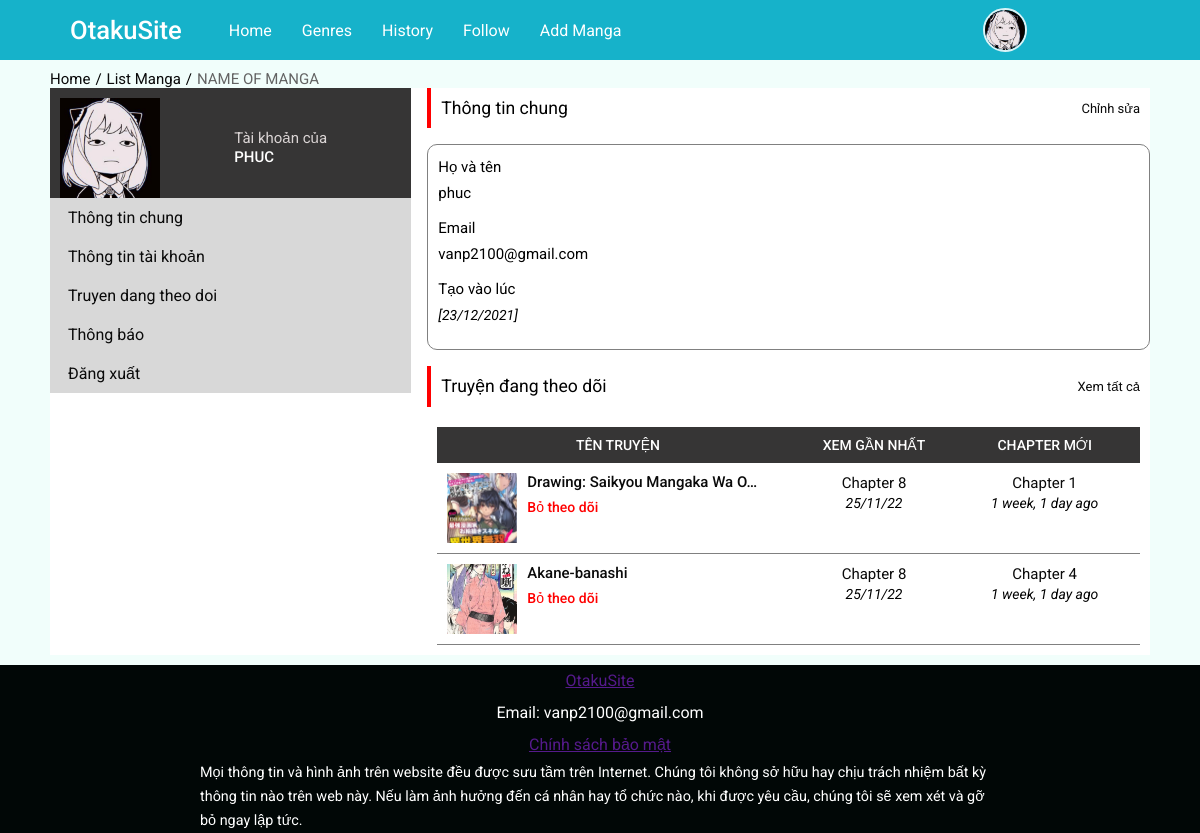
/otakusite/user_page/ (signed in), run on the app's committed database.
### base/models.py (models this page shows, shortened)
class Profile(models.Model):
    user = models.OneToOneField(User, on_delete = models.CASCADE)
    image = models.ImageField(upload_to='profile_picture/', default='default.jpg')

class MangaUpload(models.Model):
    title = models.CharField(max_length= 200)
    description = models.TextField(max_length = 1000)
    image = models.ImageField(upload_to='manga_images/')
    secondary_name = models.CharField(max_length = 200)
    tags = TaggableManager()
    updated = models.DateTimeField(auto_now = True)
    created = models.DateTimeField(auto_now_add = True)
    follower = models.ManyToManyField(User, related_name = 'manga_follows', blank = True, symmetrical=False)
    class Meta:
        ordering = ['-created', '-updated']

class Chapter(models.Model):
    manga = models.ForeignKey(MangaUpload, on_delete = models.CASCADE, related_name = 'chapters')
    chapter = models.IntegerField()
    name = models.CharField(max_length = 200, blank = True, null = True)
    created = models.DateTimeField(auto_now_add = True)
    class Meta:
        ordering = ['-created']
    def __str__(self):
        return f'{self.chapter}'

### base/views.py (the view, shortened to what this page needs)
# urls.py: path('user_page/', views.user_page, name = 'user-page'),
def user_page(request):
    tags = Tag.objects.all()
    return render(request, 'base/general-information.html', {'tags': tags})

### base/templates/base/general-information.html (shortened to what this page needs)
{% extends 'base/user_page.html' %}
{% block user-content %}
<div class="infomation-box-items">
    <div class="account-info">
        <div class="account-info-header">
            <p>Thông tin chung</p> <a href="{% url 'change-user-page' %}">Chỉnh sửa </a>
        </div>
        <div class="account-info-items-box">
            <div class="name-of-user">
                <p>Họ và tên</p> <p>{{user.username}}</p>
            </div>
            <div class="email-of-user">
                <p>Email</p> <p>{{user.email}}</p>
            </div>
            <div class="created-time-user">
                <p>Tạo vào lúc</p> <p class = "time">[23/12/2021]</p>
            </div>
        </div>
    </div>
    <div class="story-follow">
        <div class="story-follow-header">
            <p>Truyện đang theo dõi</p>
            <a href="">Xem tất cả </a>
        </div>
        <div class="story-now-follow">
            <div class="story-now-follow-header">
                <p>tên truyện</p>
                <p>xem gần nhất</p>
                <p>chapter mới</p>
            </div>
            {% for manga in user.manga_follows.all %}
            <div class="story-now-follow-items">
                <div class = "manga-infomation-of-userpage">
                    <div class="manga-image-in-userpage">
                        <img src="{{manga.image.url}}" alt="">
                    </div>
                    <div class="items-name-and-unfollow">
                        <a href="">{{manga.title|truncatechars:30}}</a>
                        <form action="" method = 'POST'>
                            <button class = 'unfollow-manga' name = 'follow' value = 'unfollow'>Bỏ theo dõi</button>
                        </form>
                    </div>
                </div>
                <div class =  "chapter-is-reading">
                    <a href = "">chapter 8</a>
                    <p>25/11/22</p>
                </div>
                <div class="latest-chapter">
                    <a href="{% url 'manga' manga.title manga.chapters.first %}">chapter {{manga.chapters.first}}</a>
                    <p>{{manga.chapters.first.created|timesince}} ago</p>
                </div>
            </div>
            {% endfor %}
        </div>
    </div>
</div>
{% endblock %}

### base/templates/base/user_page.html (shortened to what this page needs)
{% extends 'base/base.html' %}
{% block content %}
    <div class="user-page-container">
        <div class="nav-of-manga-page">
            <ul>
                <li>
                    <a href="">home</a> / <a href="">list manga</a> / <p>name of manga</p>
                </li>
            </ul>
        </div>
        <div class="user-infomation">
            <div class="sidebar-of-user-page">
                <div class="user-image">
                    <div class="image-of-user-in-userpage">
                        <img src = "{{user.profile.image.url}}" alt="">
                    </div>
                    <div class="user-name-of-userpage">
                        <p>Tài khoản của</p><span>
                            {{user.username}}
                        </span>
                    </div>
                </div>
                <div class="sidebar-items-of-userpage">
                    <div class="general-information">
                        <a href="{% url 'user-page' %}">Thông tin chung</a>
                    </div>
                    <div class="account-information">
                        <a href="{% url 'change-user-page' %}">Thông tin tài khoản</a>
                    </div>
                    <div class="story-is-following">
                        <a href="{% url 'follow-manga-userpage' %}">Truyen dang theo doi</a>
                    </div>
                    <div class="notification">
                        <a href="">Thông báo</a>
                    </div>
                    <div class="logout">
                        <a href="{% url 'logout' %}">Đăng xuất</a>
                    </div>
                </div>
            </div>
            {% block user-content %}
            {% endblock %}
        </div>
    </div>
{% endblock %}

### base/templates/base/navbar.html (shortened to what this page needs)
{% load static %}
<nav>
    <div class = "nav-bar">
        <div style = "display: flex;align-items: center;column-gap: 2rem;">
            <span class="logo navlogo"><a href="{% url 'home' %}">OtakuSite</a></span>
            <div class = "menu">
                <ul>
                    <li>
                        <a href="{% url 'home' %}" class = "link">
                            home
                        </a>
                    </li>
                    <li class = "dropdown">
                        <a href="" class = "link"> genres</a>
                    </li>
                    <li>
                        <a href="" class = "link">
                            history
                        </a>
                    </li>
                    <li>
                        <a href="" class = "link">
                            follow
                        </a>
                    </li>
                    {% if request.user.is_superuser %}
                    <li>
                    <a href="{% url 'upload-manga' %}" class = "link">
                        add manga</a>
                    </li>
                    {% endif %}
                </ul>
            </div>
        </div>
        <div class="darklight-searchbox">
            <div class = "dark-light">
            </div>
            <div class = "search-box"">
                <div class = "searchToggle">
                </div>
            </div>
        </div>
        {% if request.user.is_authenticated %}
            <div class = "user-page">
                <div class = "dropdown-user-page" data-dropdown>
                    <img src="{{user.profile.image.url}}" class = "link-page-user"  data-dropdown-button>
                </div>
            </div>
        {% endif %}
    </div>
</nav>

### data on the page
MangaUpload: image (picture), title "Drawing: Saikyou Mangaka Wa O…", chapters.first "1", chapters.first.created "1 week, 1 day"
MangaUpload: image (picture), title "Akane-banashi", chapters.first "4", chapters.first.created "1 week, 1 day"

### other printed values
{{ user.username }} "PHUC"
{{ user.username }} "phuc"
{{ user.email }} "vanp2100@gmail.com"
